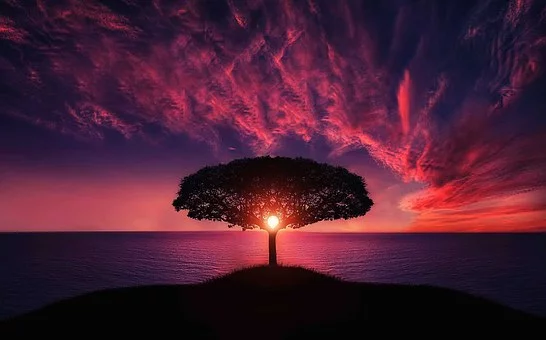
#> input picture image.jpg, 546 x 340 px
$ python threshold.py
#> lines starting #> are read from the running program, lines starting #| are printed output that depends on the picture; after the words box and inside, x2 and y2 are one past the last pixel; in counts of white or black regions, pixels touching at a corner belong together
import numpy as np
import cv2

pic=cv2.imread('image.jpg',0)
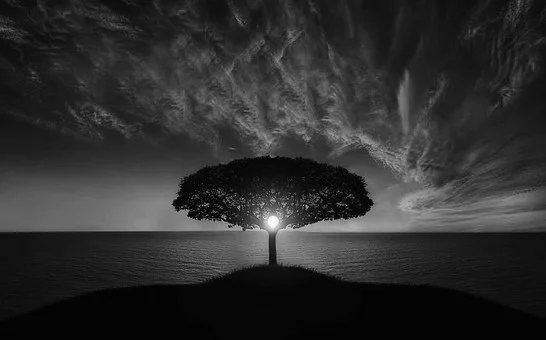
#> pic: shape (340, 546); min 0, max 254, mean 45.6

threshold_value=100

(T_value,binary_threshold)=cv2.threshold(pic, threshold_value, 255, cv2.THRESH_BINARY)
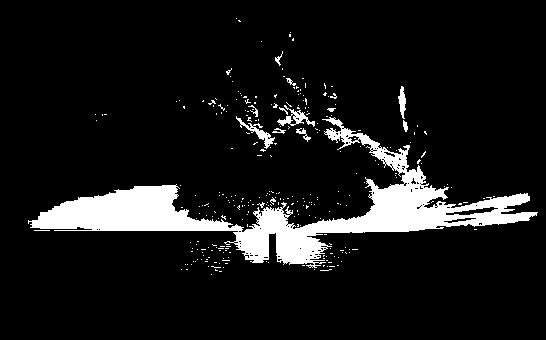
#> binary_threshold: shape (340, 546); 9.6% white; 286 white regions (272 under 20 px), largest, box (x1, y1, x2, y2) and area: (28, 117, 538, 268) 16038, (236, 116, 275, 149) 271, (277, 105, 315, 127) 260
#> T_value = 100

cv2.imshow('binary threshold',binary_threshold)

cv2.waitKey(0)
cv2.destroyAllWindows()
